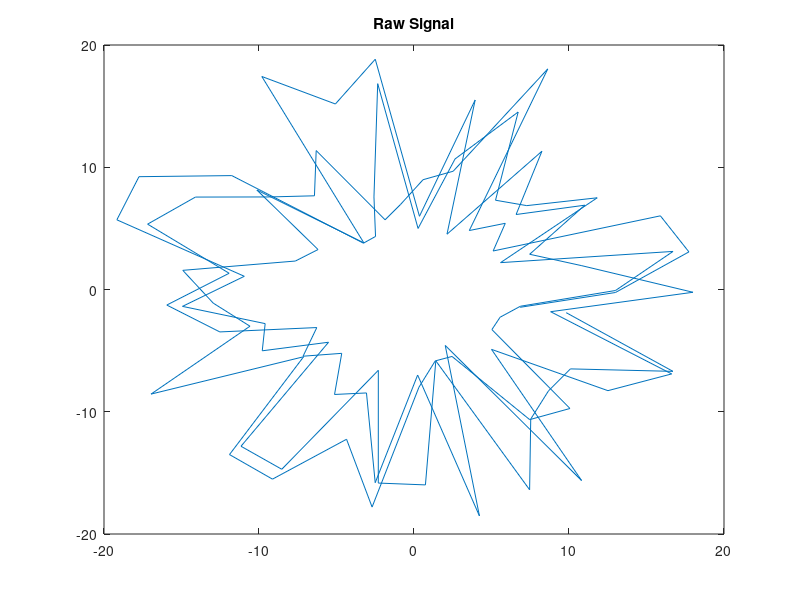
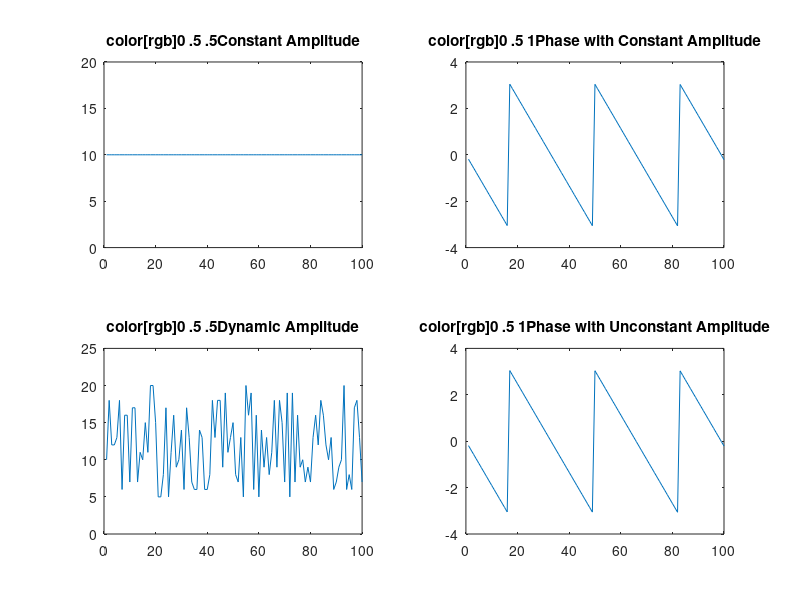

MATLAB code to generate these figures, in order:
%% channel parameter 
close all;
clear;
% 910 GHz
freq = 910*10^6;
% 10 dBm
ampl = 10;
ampl_ran = randi([5 20],1,100);
%distance 
d = 1:100;
% light speed
LS = 3 * 10^10;

t = d./LS;

phase = -2*1j*pi * freq * t;

h = ampl .* exp(phase);
h_ran = ampl_ran .* exp(phase);

figure();
plot(h_ran);
title("Raw Signal")

figure();
subplot(2,2,1)
plot(abs(h));
ylim([0 20]);
title("\color[rgb]{0 .5 .5}Constant Amplitude");

subplot(2,2,2)
plot(angle(h));
title("\color[rgb]{0 .5 1}Phase with Constant Amplitude");

subplot(2,2,3)
plot(abs(h_ran));
title("\color[rgb]{0 .5 .5}Dynamic Amplitude");

subplot(2,2,4)
plot(angle(h_ran));
title("\color[rgb]{0 .5 1}Phase with Unconstant Amplitude");
